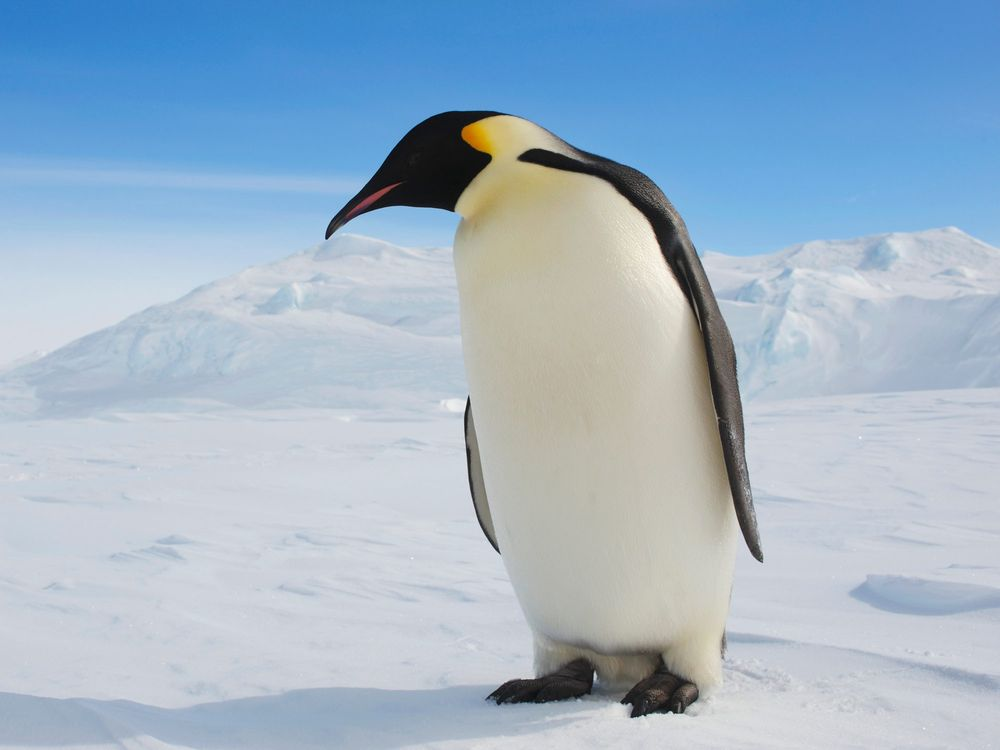
#> input picture 1231.jpg, 1000 x 750 px
$ python ImageMasaic.py
#> lines starting #> are read from the running program, lines starting #| are printed output that depends on the picture
import cv2
import numpy as np


def do_Mosaic(filename, patch):
#> called with filename = '1231.jpg', patch = 9
    img = cv2.imread(filename)
#> img is the input picture: shape (750, 1000, 3); mean B, G, R 200.6, 181.2, 159.7
    img_mosaic = img.copy()
    h, w, _ = img.shape
#> h = 750; w = 1000

    if patch == 'Big':
        patch_size = 10
    elif patch == 'Mid':
        patch_size = 30
    else:
        patch_size = 50

    neighbor_h = int(h / patch_size)
#> neighbor_h = 15
    neighbor_w = int(w / patch_size)
#> neighbor_w = 20

    for r in range(0, h, neighbor_h):
        for c in range(0, w, neighbor_w):
            patch = img[r:r + neighbor_h, c:c + neighbor_w, :]
            avg_patch = np.mean(np.mean(patch, axis=0), axis=0)
            avg_patch = np.expand_dims(np.expand_dims(avg_patch, 0), 0)
            img_mosaic[r:r + neighbor_h, c:c + neighbor_w, :] = avg_patch
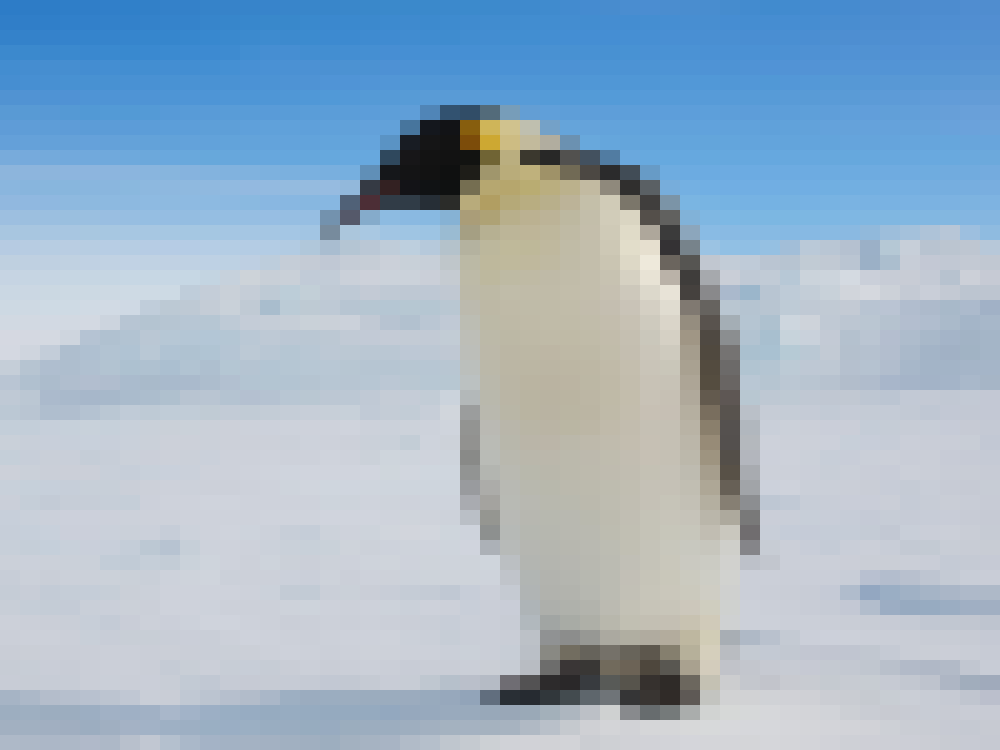
#> img_mosaic: shape (750, 1000, 3); mean B, G, R 200.1, 180.7, 159.2

    fn = filename.rsplit('.', 1)
    newfile = fn[0] + "_q." + ''.join(fn[1:])
    print(newfile)
    cv2.imwrite(newfile, img_mosaic)

    return img_mosaic


def main():
    filename = '1231.jpg'
    img = do_Mosaic(filename, 9)
    cv2.imshow('img', img)
    cv2.waitKey(0)


if __name__ == '__main__':
    main()
